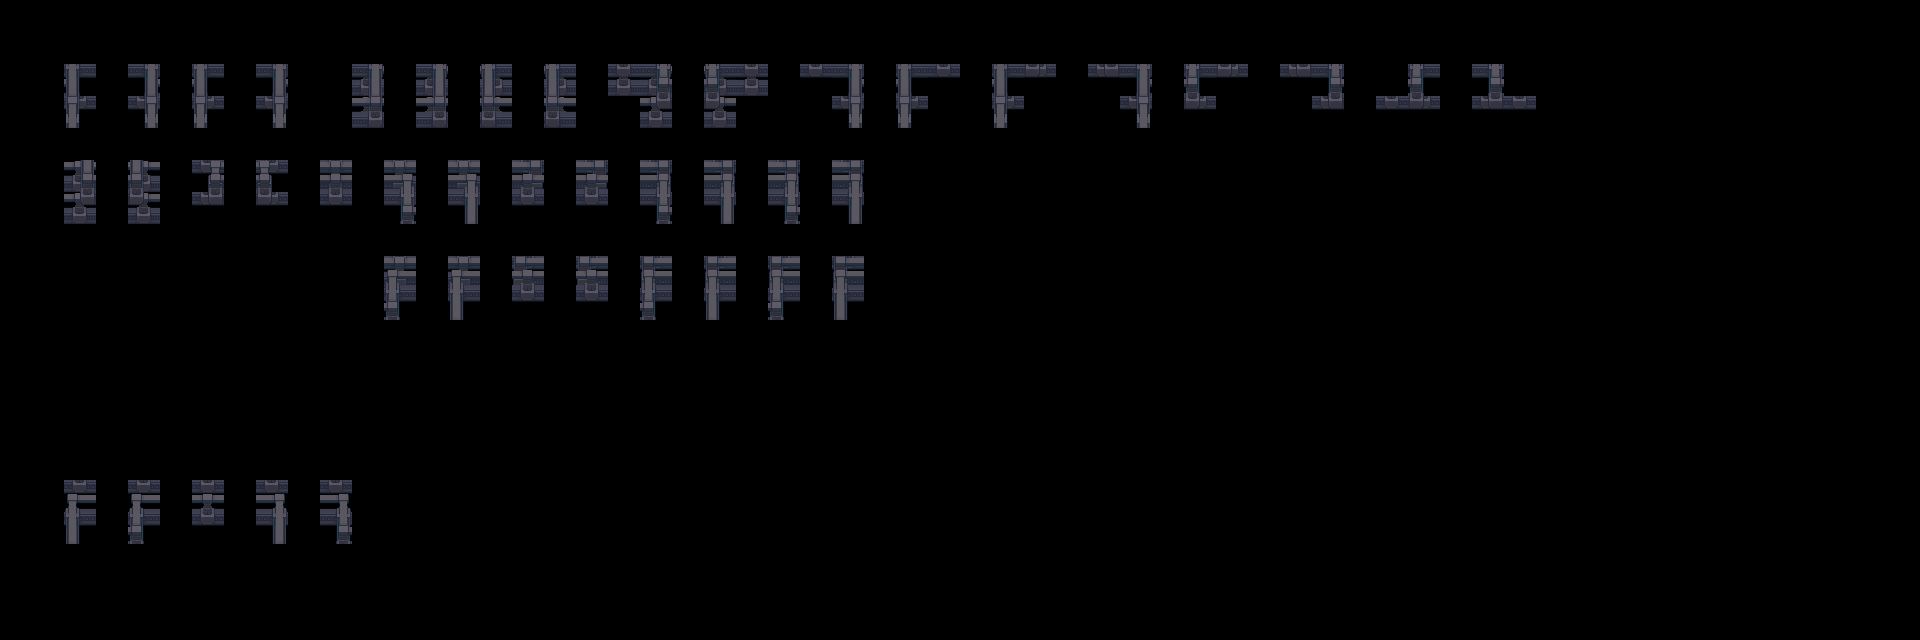

Rendered tile map (Tiled .tmx) drawn with the repository's tilesets; below, a short description and the map source with its tile grids summarised:
An orthogonal 60x20 tile map with 32x32 px tiles, 4 tile layers (regions_input, input_above2-walls, regions_output, output_above2-walls).

<map version="1.5" tiledversion="1.7.2" orientation="orthogonal" renderorder="right-down" width="60" height="20" tilewidth="32" tileheight="32" infinite="0" nextlayerid="6" nextobjectid="1">
 <tileset firstgid="1" source="Tileset-Terrain.tsx" />
 <layer id="1" name="regions_input" width="60" height="20">
  <data>[1200 cells, 98 non-empty, 2 distinct tile ids]</data>
 </layer>
 <layer id="2" name="input_above2-walls" width="60" height="20">
  <properties>
   <property name="StrictEmpty" type="bool" value="true" />
  </properties>
  <data>[1200 cells, 94 non-empty, 17 distinct tile ids]</data>
 </layer>
 <layer id="3" name="regions_output" width="60" height="20">
  <data>[1200 cells, 44 non-empty, 2 distinct tile ids]</data>
 </layer>
 <layer id="4" name="output_above2-walls" width="60" height="20">
  <data>[1200 cells, 44 non-empty, 20 distinct tile ids]</data>
 </layer>
</map>
